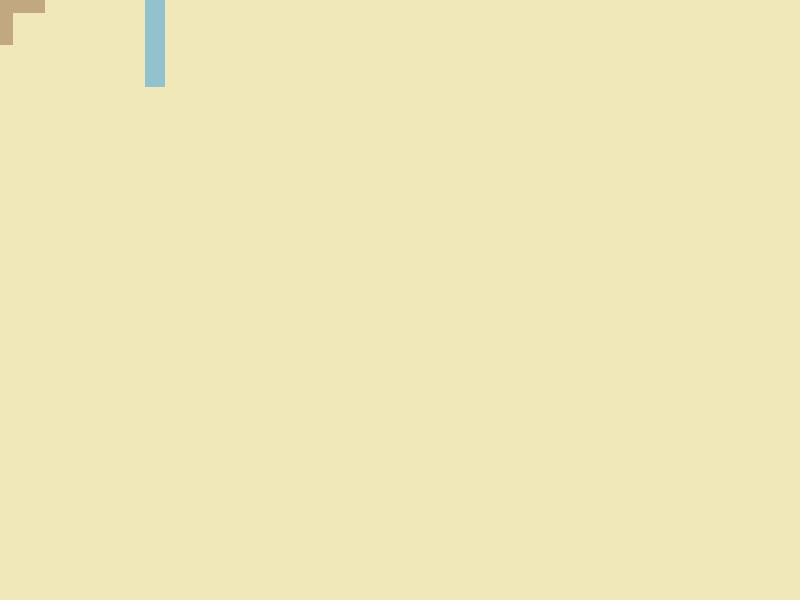
Frame 1 (no input)
Frame 60 (the mouse pressed at the canvas centre just before this capture): identical to frame 1, image omitted
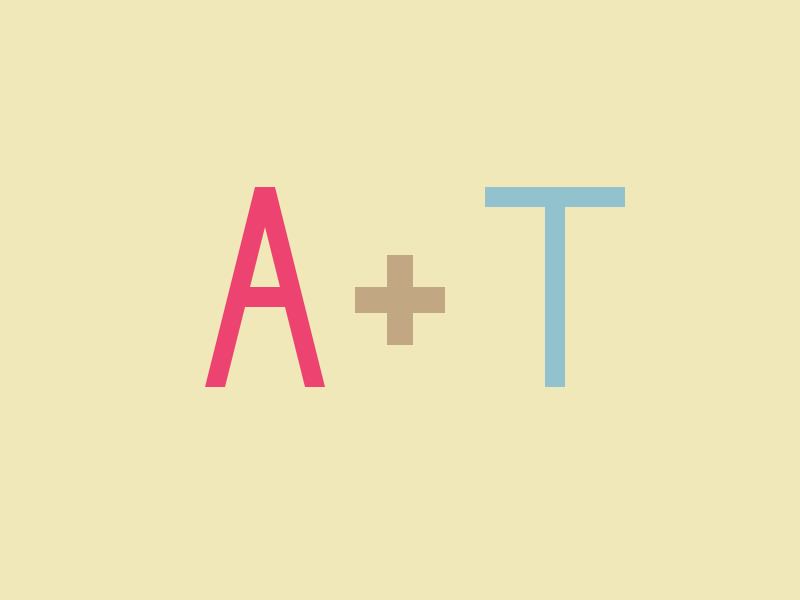
Frame 120 (the mouse held since frame 60 and released just before this capture)

The Processing sketch that drew these frames (run headless with seeded random() and noise(); from frame 60 on, the mouse is pressed at the canvas centre):

// Processing sketch: processing_97413
// ── processing_97413.pde

void setup() {
  size(800, 600);
  smooth();
  noStroke();
  background(#f0e8b8, 20);
}

void draw() {
  background(#f0e8b8);
  translate(mouseX-315, mouseY-313);
  //A
  fill(#ED4370);
  quad(170, 200, 190, 200, 140, 400, 120, 400);
  quad(170, 200, 190, 200, 240, 400, 220, 400);
  rect(150, 300, 50, 20);

  //+
  fill(#c2a882);
  rect(270, 300, 90, 26);
  rect(302, 268, 26, 90);
  
  //T
  fill(#93c2cf);
  rect(400, 200, 140, 20);
  rect(460, 200, 20, 200);
}
